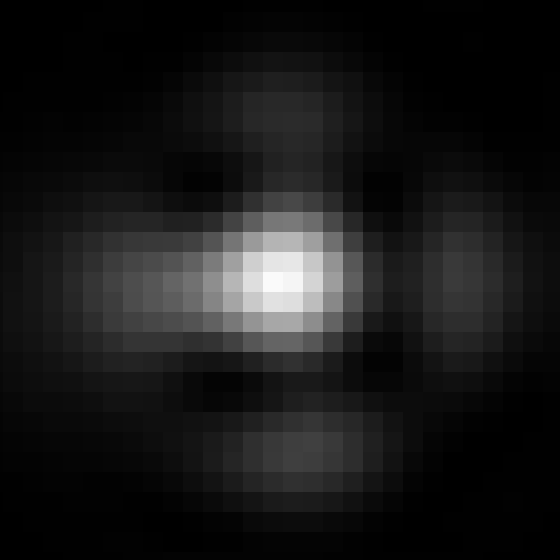
#> input picture Profile_Super_Resolution/images/1.png, 560 x 560 px, found by its file name
$ jupyter execute psf_centerlize.ipynb
#> lines starting #> are read from the running program, lines starting #| are printed output that depends on the picture; long printed decimals are rounded
[cell 1]
import numpy as np
import cv2
import matplotlib.pyplot as plt
import matplotlib

# 解决中文显示问题
matplotlib.rcParams['font.sans-serif'] = ['SimHei']
matplotlib.rcParams['axes.unicode_minus'] = False

from scipy.ndimage import center_of_mass

# 读取 PSF 图像
psf = cv2.imread('1.png', cv2.IMREAD_GRAYSCALE).astype(np.float32)
#> psf: shape (560, 560) float32; min 0, max 250, mean 24.5
psf /= 255.0  # 归一化到 0-1

# 获取图像尺寸
h, w = psf.shape
#> h = 560; w = 560
print(f"PSF 尺寸：{h} x {w}")
#| PSF 尺寸：560 x 560

# 几何中心
geo_center_y, geo_center_x = h // 2, w // 2
#> geo_center_y = 280; geo_center_x = 280
print(f"几何中心坐标：({geo_center_x}, {geo_center_y})")
#| 几何中心坐标：(280, 280)

# 方法 A: 找到最亮像素的坐标
max_idx = np.unravel_index(np.argmax(psf), psf.shape)
#> max_idx = (272, 263)
max_y, max_x = max_idx
#> max_y = 272; max_x = 263
print(f"最亮点坐标：({max_x}, {max_y})")
#| 最亮点坐标：(263, 272)

# 方法 B: 计算质心（更稳健，考虑能量分布）
cy, cx = center_of_mass(psf)
#> cy = 289.8; cx = 269.6
print(f"质心坐标：({cx:.2f}, {cy:.2f})")
#| 质心坐标：(269.58, 289.84)

# 计算偏移量
offset_x = geo_center_x - cx
#> offset_x = 10.42
offset_y = geo_center_y - cy
#> offset_y = -9.84
print(f"需要移动的偏移量：dx={offset_x:.2f}, dy={offset_y:.2f}")
#| 需要移动的偏移量：dx=10.42, dy=-9.84

# 判断是否需要调整
threshold = 5  # 像素阈值，超过5像素建议调整
if abs(offset_x) > threshold or abs(offset_y) > threshold:
    print("⚠️  PSF 中心偏离较大，建议调整！")
else:
    print("✅ PSF 中心基本对齐，可直接使用")

[cell 2]
def visualize_psf_center(psf):
    """可视化 PSF 中心位置"""
    h, w = psf.shape
#> h = 560; w = 560
    geo_cy, geo_cx = h // 2, w // 2
#> geo_cy = 280; geo_cx = 280
    cy, cx = center_of_mass(psf)
#> cy = 289.8; cx = 269.6

    plt.figure(figsize=(12, 5))

    # 图 1: 完整 PSF
    plt.subplot(1, 3, 1)
    plt.imshow(psf, cmap='gray')
    plt.plot(cx, cy, 'r+', markersize=20, markeredgewidth=3, label='质心')
    plt.plot(geo_cx, geo_cy, 'go', markersize=15, label='几何中心')
    plt.title(f"PSF 全图\n质心：({cx:.1f}, {cy:.1f})")
    plt.legend()
    plt.axis('off')

    # 图 2: 中心区域放大 (以几何中心为中心裁剪 100x100)
    crop_size = 100
    y1, y2 = max(0, geo_cy - crop_size//2), min(h, geo_cy + crop_size//2)
#> y1 = 230; y2 = 330
    x1, x2 = max(0, geo_cx - crop_size//2), min(w, geo_cx + crop_size//2)
#> x1 = 230; x2 = 330
    psf_crop = psf[y1:y2, x1:x2]
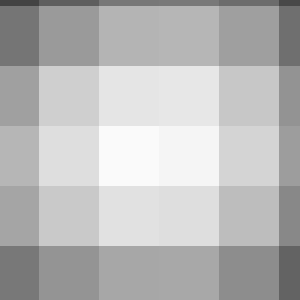
#> psf_crop: shape (100, 100) float32 (shown 3 times larger); min 0.263, max 0.98, mean 0.725

    plt.subplot(1, 3, 2)
    plt.imshow(psf_crop, cmap='gray')
    # 在裁剪图中重新计算质心位置
    local_cx, local_cy = cx - x1, cy - y1
#> local_cx = 39.58; local_cy = 59.84
    plt.plot(local_cx, local_cy, 'r+', markersize=15, markeredgewidth=2)
    plt.plot(crop_size//2, crop_size//2, 'go', markersize=10)
    plt.title(f"中心区域放大\n偏移：({cx-geo_cx:.1f}, {cy-geo_cy:.1f}) 像素")
    plt.axis('off')

    # 图 3: 水平和垂直剖面线
    plt.subplot(1, 3, 3)
    plt.plot(psf[geo_cy, :], 'b-', label='水平剖面 (y=中心)')
    plt.plot(psf[:, geo_cx], 'g-', label='垂直剖面 (x=中心)')
    plt.axvline(cx, color='r', linestyle='--', label=f'质心 x={cx:.1f}')
    plt.axhline(cy, color='r', linestyle='--', label=f'质心 y={cy:.1f}')
    plt.title("中心剖面线分析")
    plt.legend(fontsize=8)
    plt.grid(True, alpha=0.3)

    plt.tight_layout()
    plt.show()
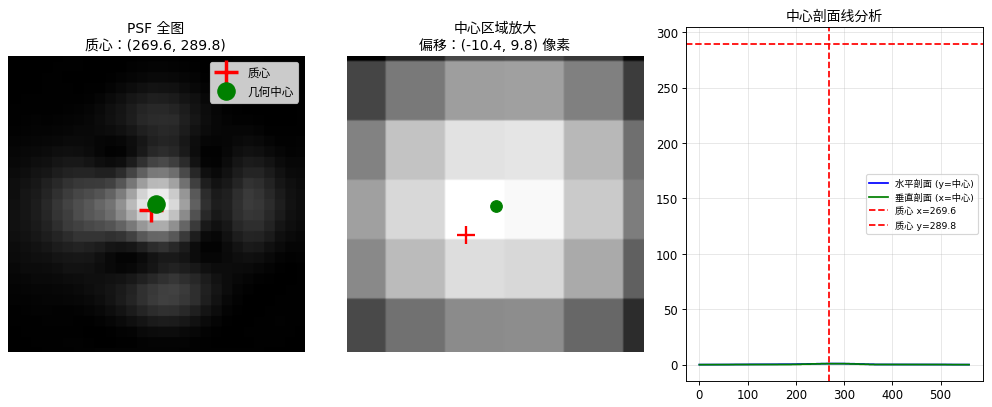
#> figure drawn by matplotlib, 3 panels; panel 3: curve peaks at x = 263, y = 0.98; panel 3: curve peaks at x = 272, y = 0.98

# 运行可视化
visualize_psf_center(psf)

[cell 3]
import numpy as np
import cv2
import matplotlib.pyplot as plt
from scipy.ndimage import center_of_mass, shift

def preprocess_psf(psf_path, target_shape=None):
    """
    完整的 PSF 预处理流程
    """
#> called with psf_path = '1.png', target_shape = (560, 560)
    # 1. 读取图像
    psf = cv2.imread(psf_path, cv2.IMREAD_GRAYSCALE).astype(np.float32)
    psf /= 255.0

    h, w = psf.shape
#> h = 560; w = 560
    print(f"原始 PSF 尺寸：{h} x {w}")
#| 原始 PSF 尺寸：560 x 560

    # 2. 检测中心
    geo_cy, geo_cx = h // 2, w // 2
#> geo_cy = 280
    cy, cx = center_of_mass(psf)
#> cy = 289.8; cx = 269.6
    offset_x = geo_cx - cx
#> offset_x = 10.42
    offset_y = geo_cy - cy
#> offset_y = -9.84

    print(f"质心位置：({cx:.2f}, {cy:.2f})")
#| 质心位置：(269.58, 289.84)
    print(f"几何中心：({geo_cx}, {geo_cy})")
#| 几何中心：(280, 280)
    print(f"偏移量：dx={offset_x:.2f}, dy={offset_y:.2f}")
#| 偏移量：dx=10.42, dy=-9.84

    # 3. 如果需要，移动 PSF 到中心
    if abs(offset_x) > 1 or abs(offset_y) > 1:
        print("正在调整 PSF 中心...")
        psf = shift(psf, shift=(offset_y, offset_x), mode='constant', cval=0.0)
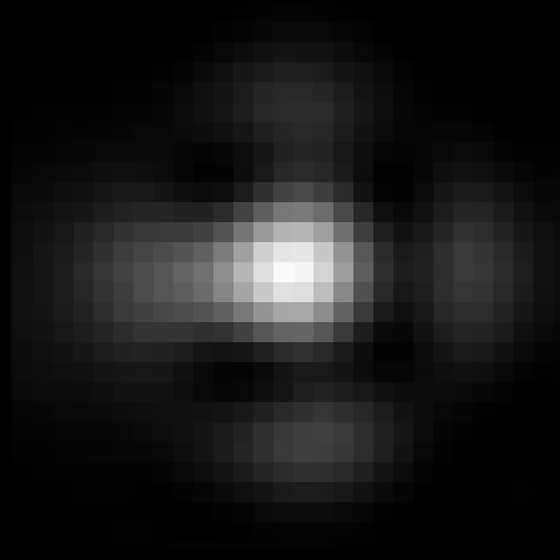
#> psf: shape (560, 560) float32; min -0.00171, max 0.998, mean 0.0957; drawn with min black and max white

        # 验证调整后的中心
        cy_new, cx_new = center_of_mass(psf)
#> cy_new = 280.1; cx_new = 279.2
        print(f"调整后质心：({cx_new:.2f}, {cy_new:.2f})")
#| 调整后质心：(279.21, 280.10)

    # 4. 如果需要填充到目标尺寸
    if target_shape is not None:
        h_tgt, w_tgt = target_shape
        if h != h_tgt or w != w_tgt:
            print(f"填充 PSF 到目标尺寸：{h_tgt} x {w_tgt}")
            pad_top = (h_tgt - h) // 2
            pad_bottom = h_tgt - h - pad_top
            pad_left = (w_tgt - w) // 2
            pad_right = w_tgt - w - pad_left
            psf = np.pad(psf, ((pad_top, pad_bottom), (pad_left, pad_right)),
                        mode='constant', constant_values=0)

    # 5. 归一化
    psf /= np.sum(psf)
    print(f"PSF 总和：{np.sum(psf):.6f}")
#| PSF 总和：1.000

    return psf

# 使用示例
psf_processed = preprocess_psf('1.png', target_shape=(560, 560))

# 保存为 psf.png（按最大值线性拉伸到 0-255，避免全黑）
save_path = 'psf.png'
psf_norm = psf_processed - psf_processed.min()
psf_norm = psf_norm / (psf_norm.max() + 1e-12)
psf_uint8 = (psf_norm * 255).clip(0, 255).astype(np.uint8)
cv2.imwrite(save_path, psf_uint8)
print(f"已保存调整后的 PSF：{save_path} (按最大值线性拉伸)")

# 可视化验证
plt.figure(figsize=(5, 5))
plt.imshow(psf_processed, cmap='gray')
plt.title(f"处理后的 PSF (Sum={np.sum(psf_processed):.4f})")
plt.axis('off')
plt.show()

$ run again, with Profile_Super_Resolution/original_image.png copied over Profile_Super_Resolution/images/1.png
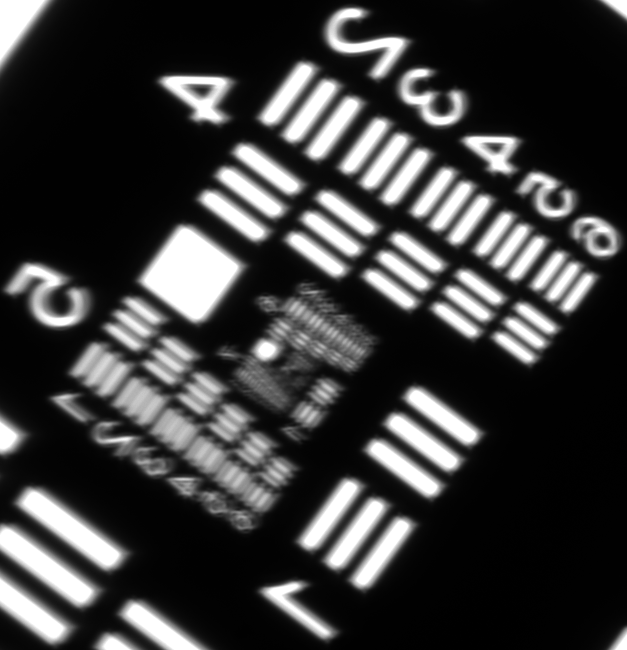
#> input picture Profile_Super_Resolution/original_image.png, 1254 x 1300 px, found by its file name (shown at 1/2 size)
#| PSF 尺寸：1300 x 1254
#| 几何中心坐标：(627, 650)
#> max_idx = (0, 0)
#> max_y = 0
#| 最亮点坐标：(0, 0)
#> `cy, cx = center_of_mass(psf)`: cy = 650.1; cx = 575.4
#| 质心坐标：(575.43, 650.06)
#> `offset_x = geo_center_x - cx`: offset_x = 51.57
#> `offset_y = geo_center_y - cy`: offset_y = -0.0599
#| 需要移动的偏移量：dx=51.57, dy=-0.06
#> in visualize_psf_center, `cy, cx = center_of_mass(psf)`: cy = 650.1; cx = 575.4
#> local_cx = -1.57; local_cy = 50.06
#> in visualize_psf_center, `plt.show()`:
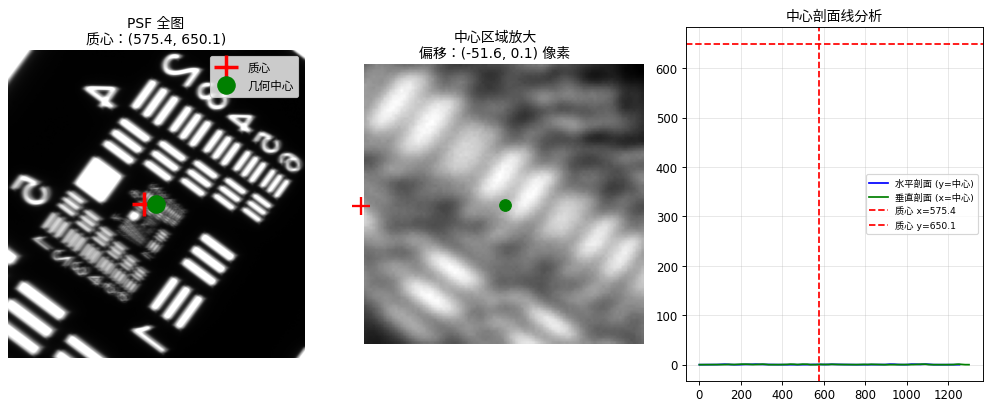
#> figure drawn by matplotlib, 3 panels; panel 3: curve peaks at x = 917, y = 1; panel 3: curve peaks at x = 197, y = 1
#| 原始 PSF 尺寸：1300 x 1254
#> in preprocess_psf, `cy, cx = center_of_mass(psf)`: cy = 650.1; cx = 575.4
#> in preprocess_psf, `offset_x = geo_cx - cx`: offset_x = 51.57
#> in preprocess_psf, `offset_y = geo_cy - cy`: offset_y = -0.0599
#| 质心位置：(575.43, 650.06)
#| 几何中心：(627, 650)
#| 偏移量：dx=51.57, dy=-0.06
#> in preprocess_psf, `psf = shift(psf, shift=(offset_y, offset_x), mode='constant', cval=0.0)`:
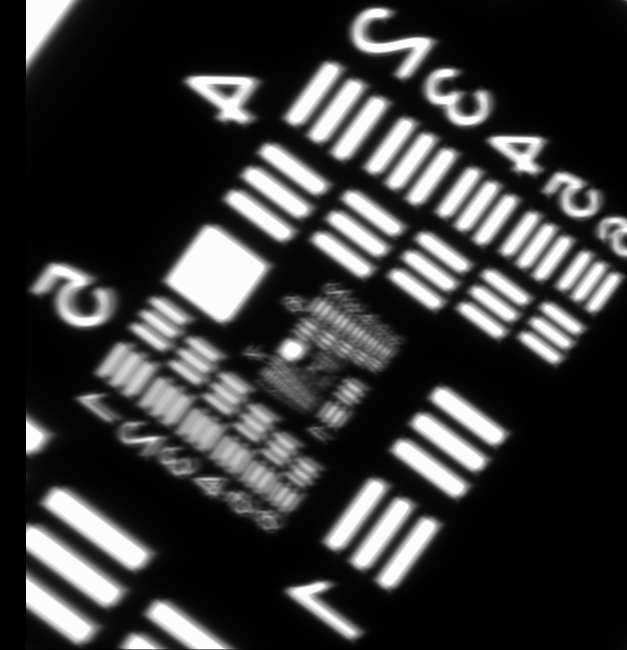
#> psf: shape (1300, 1254) float32 (shown at 1/2 size); min -0.00132, max 1.01, mean 0.225; drawn with min black and max white
#> cy_new = 651; cx_new = 620.7
#| 调整后质心：(620.65, 650.97)
